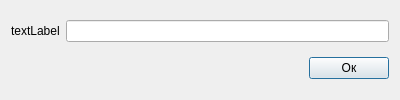
<?xml version="1.0" encoding="UTF-8"?>
<ui version="4.0">
 <class>NameWindow</class>
 <widget class="QDialog" name="NameWindow">
  <property name="geometry">
   <rect>
    <x>0</x>
    <y>0</y>
    <width>400</width>
    <height>100</height>
   </rect>
  </property>
  <property name="windowTitle">
   <string>Dialog</string>
  </property>
  <layout class="QVBoxLayout" name="verticalLayout">
   <item>
    <layout class="QHBoxLayout" name="horizontalLayout">
     <item>
      <widget class="QLabel" name="textLabel">
       <property name="text">
        <string>textLabel</string>
       </property>
      </widget>
     </item>
     <item>
      <widget class="QLineEdit" name="nameEdit"/>
     </item>
    </layout>
   </item>
   <item>
    <layout class="QHBoxLayout" name="horizontalLayout_2">
     <item>
      <spacer name="horizontalSpacer">
       <property name="orientation">
        <enum>Qt::Horizontal</enum>
       </property>
       <property name="sizeHint" stdset="0">
        <size>
         <width>40</width>
         <height>20</height>
        </size>
       </property>
      </spacer>
     </item>
     <item>
      <widget class="QPushButton" name="okButton">
       <property name="text">
        <string>Ок</string>
       </property>
      </widget>
     </item>
    </layout>
   </item>
  </layout>
 </widget>
 <resources/>
 <connections/>
</ui>
